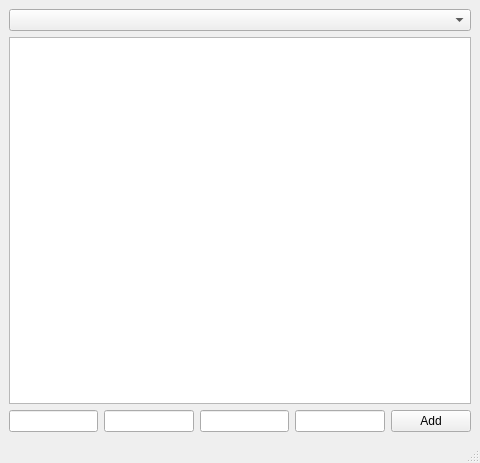
<?xml version="1.0" encoding="UTF-8"?>
<ui version="4.0">
 <class>GUI</class>
 <widget class="QMainWindow" name="GUI">
  <property name="geometry">
   <rect>
    <x>0</x>
    <y>0</y>
    <width>480</width>
    <height>463</height>
   </rect>
  </property>
  <property name="windowTitle">
   <string>GUI</string>
  </property>
  <widget class="QWidget" name="centralwidget">
   <layout class="QVBoxLayout" name="verticalLayout_2">
    <item>
     <layout class="QVBoxLayout" name="verticalLayout">
      <item>
       <widget class="QComboBox" name="comboBox"/>
      </item>
      <item>
       <widget class="QTableView" name="tableView"/>
      </item>
      <item>
       <layout class="QHBoxLayout" name="horizontalLayout">
        <item>
         <widget class="QLineEdit" name="name"/>
        </item>
        <item>
         <widget class="QLineEdit" name="species"/>
        </item>
        <item>
         <widget class="QLineEdit" name="size"/>
        </item>
        <item>
         <widget class="QLineEdit" name="disea"/>
        </item>
        <item>
         <widget class="QPushButton" name="addButton">
          <property name="text">
           <string>Add</string>
          </property>
         </widget>
        </item>
       </layout>
      </item>
     </layout>
    </item>
   </layout>
  </widget>
  <widget class="QMenuBar" name="menubar">
   <property name="geometry">
    <rect>
     <x>0</x>
     <y>0</y>
     <width>480</width>
     <height>24</height>
    </rect>
   </property>
  </widget>
  <widget class="QStatusBar" name="statusbar"/>
 </widget>
 <resources/>
 <connections/>
</ui>
